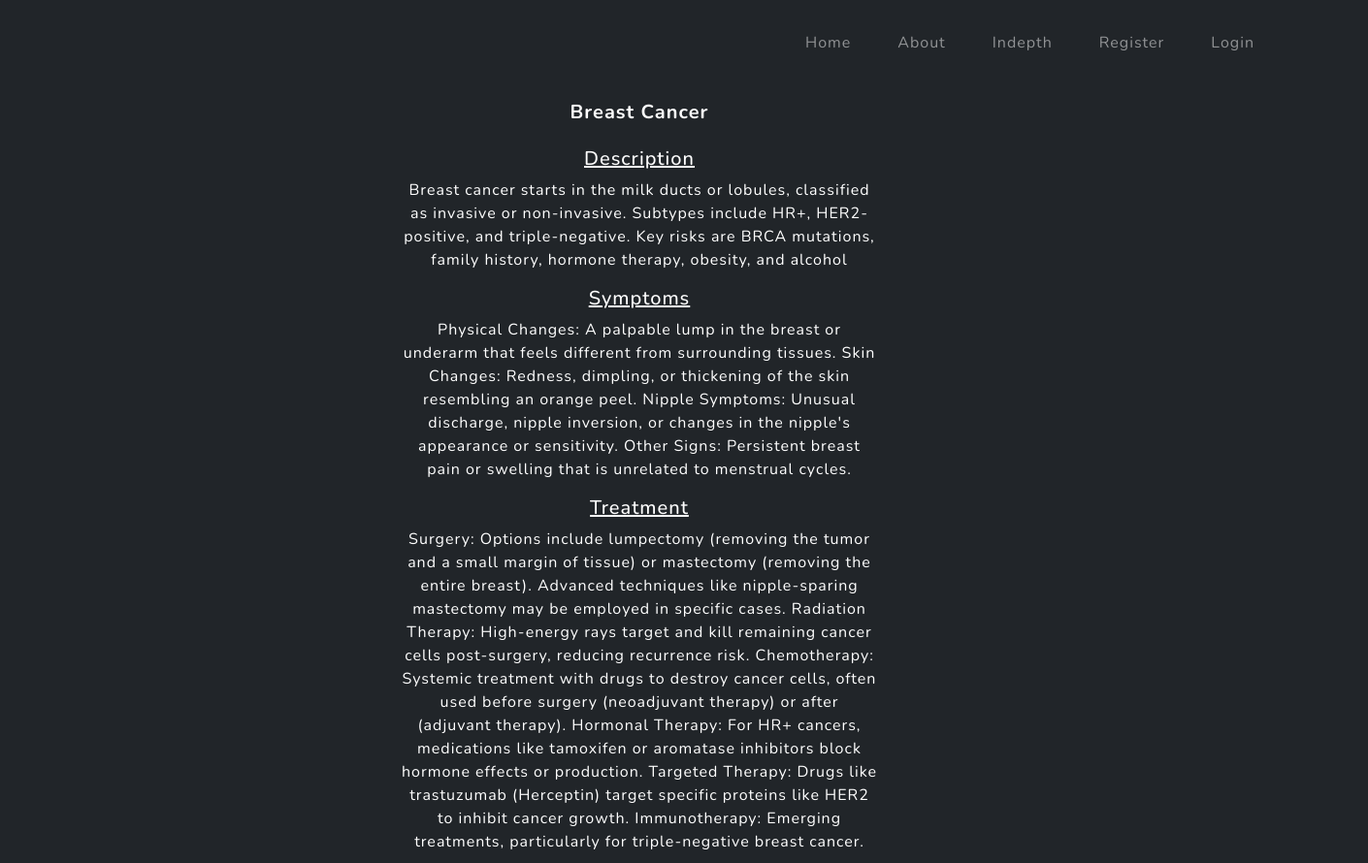
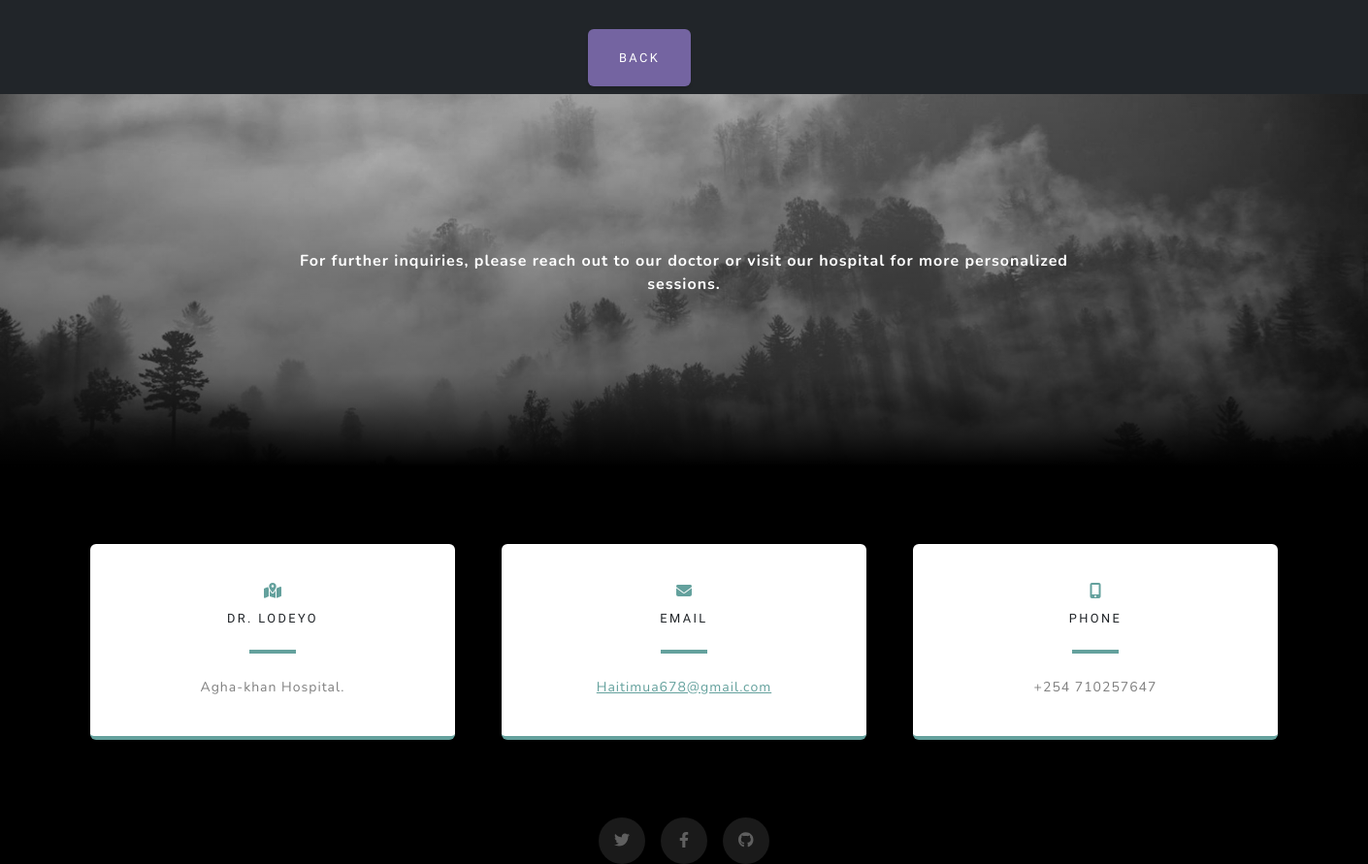
Screenshot of /cancer/1 with the database file from the repository (2 pictures, top to bottom).
### Neoplasm/models.py (models this page shows, shortened)
class Cancer(models.Model):
    type_of_cancer = models.CharField(max_length=35)
    description = models.CharField(max_length=3000)
    symptoms = models.CharField(max_length=5000)
    treatment = models.CharField(max_length=5000)

### Neoplasm/views.py (the view)
# urls.py: path('cancer/<int:pk>', views.disease, name='disease'),
def disease(request,pk):
    cancer= Cancer.objects.get(id=pk)
    return render(request,'disease.html',{'cancer':cancer})

### Neoplasm/templates/disease.html
{% extends 'base.html' %}
{% load static %}
{% block content%}
<div class=" container_disease bg-dark" >
<br/>
<div class="mx-auto p-2 text-white" style="width: 1000px;">
    <div class="row g-0">
        <div class="col-md-6">
        <div class="card-body">
            <center id="disease">
                <br/><br/><br/>
            <h5 class="card-title"><b>{{ cancer.type_of_cancer}}</b></h5>
            <br/>
            <h5> <u>Description</u></h5>
            <p class="card-text">{{ cancer.description}}</p>
            <h5> <u>Symptoms</u></h5>
            <p class="card-text">{{cancer.symptoms}}</p>
            <h5> <u>Treatment</u></h5>
            <p class="card-text">{{cancer.treatment}}</p>
            <br/>
            <a href="{% url 'types'%}" class="btn btn-secondary">Back</a>
            </center>
        </div>
        </div>
    </div>
    </div>
</div>
<section class="signup-section" id="signup">
    <div class="container px-4 px-lg-5">
        <div class="row gx-4 gx-lg-5">
            <div class="col-md-10 col-lg-8 mx-auto text-center">
                <p class="text-white text-lg-right"><b>For further inquiries, please reach out to our doctor or visit our hospital for more personalized sessions.</b></p>
            </div>
        </div>
    </div>
</section>
<section class="contact-section bg-black">
    <div class="container px-4 px-lg-5">
        <div class="row gx-4 gx-lg-5">
            <div class="col-md-4 mb-3 mb-md-0">
                <div class="card py-4 h-100">
                    <div class="card-body text-center">
                        <i class="fas fa-map-marked-alt text-primary mb-2"></i>
                        <h4 class="text-uppercase m-0">Dr. LOdeyo</h4>
                        <hr class="my-4 mx-auto" />
                        <div class="small text-black-50">Agha-khan Hospital.</div>
                    </div>
                </div>
            </div>
            <div class="col-md-4 mb-3 mb-md-0">
                <div class="card py-4 h-100">
                    <div class="card-body text-center">
                        <i class="fas fa-envelope text-primary mb-2"></i>
                        <h4 class="text-uppercase m-0">Email</h4>
                        <hr class="my-4 mx-auto" />
                        <div class="small text-black-50"><a href="#!">Haitimua678@gmail.com</a></div>
                    </div>
                </div>
            </div>
            <div class="col-md-4 mb-3 mb-md-0">
                <div class="card py-4 h-100">
                    <div class="card-body text-center">
                        <i class="fas fa-mobile-alt text-primary mb-2"></i>
                        <h4 class="text-uppercase m-0">Phone</h4>
                        <hr class="my-4 mx-auto" />
                        <div class="small text-black-50">+254 710257647</div>
                    </div>
                </div>
            </div>
        </div>
        <div class="social d-flex justify-content-center">
            <a class="mx-2" href="#!"><i class="fab fa-twitter"></i></a>
            <a class="mx-2" href="#!"><i class="fab fa-facebook-f"></i></a>
            <a class="mx-2" href="#!"><i class="fab fa-github"></i></a>
        </div>
    </div>
</section>
{% endblock %}

### rows the page displays
Cancer: type_of_cancer "Breast Cancer", description "Breast cancer starts in the milk ducts or lobules, classified as invasive or non-invasive. Subtypes include HR+, HER2-positive, and triple-negative. Key risks are BRCA mutations, family history, hormone therapy, obesity, and alcohol", symptoms "Physical Changes: A palpable lump in the breast or underarm that feels different from surrounding tissues. Skin Changes: Redness, dimpling, or thickening of the skin resembling an orange peel. Nipple Symptoms: Unusual discharge, nipple inversion, or changes in the nipple's appearance or sensitivity. Other Signs: Persistent breast pain or swelling that is unrelated to menstrual cycles.", treatment "Surgery: Options include lumpectomy (removing the tumor and a small margin of tissue) or mastectomy (removing the entire breast). Advanced techniques like nipple-sparing mastectomy may be employed in specific cases. Radiation Therapy: High-energy rays target and kill remaining cancer cells post-surgery, reducing recurrence risk. Chemotherapy: Systemic treatment with drugs to destroy cancer cells, often used before surgery (neoadjuvant therapy) or after (adjuvant therapy). Hormonal Therapy: For HR+ cancers, medications like tamoxifen or aromatase inhibitors block hormone effects or production. Targeted Therapy: Drugs like trastuzumab (Herceptin) target specific proteins like HER2 to inhibit…"
